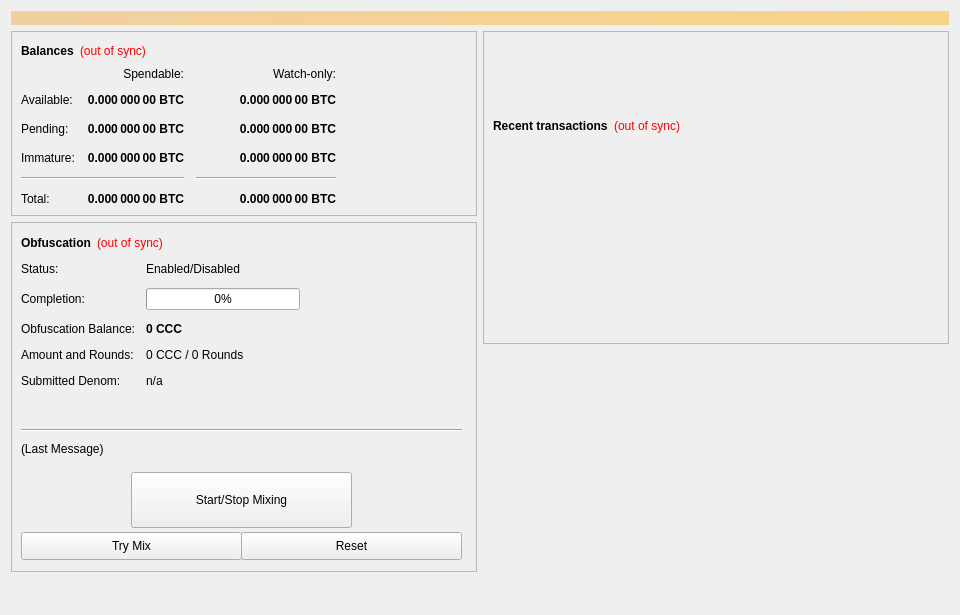
<?xml version="1.0" encoding="UTF-8"?>
<ui version="4.0">
 <class>OverviewPage</class>
 <widget class="QWidget" name="OverviewPage">
  <property name="geometry">
   <rect>
    <x>0</x>
    <y>0</y>
    <width>960</width>
    <height>615</height>
   </rect>
  </property>
  <property name="minimumSize">
   <size>
    <width>960</width>
    <height>0</height>
   </size>
  </property>
  <property name="windowTitle">
   <string>Form</string>
  </property>
  <layout class="QVBoxLayout" name="topLayout">
   <item>
    <widget class="QLabel" name="labelAlerts">
     <property name="visible">
      <bool>false</bool>
     </property>
     <property name="styleSheet">
      <string notr="true">background-color: qlineargradient(x1: 0, y1: 0, x2: 1, y2: 0, stop:0 #F0D0A0, stop:1 #F8D488); color:#000000;</string>
     </property>
     <property name="wordWrap">
      <bool>true</bool>
     </property>
     <property name="margin">
      <number>3</number>
     </property>
    </widget>
   </item>
   <item>
    <layout class="QHBoxLayout" name="horizontalLayout" stretch="1,1">
     <item>
      <layout class="QVBoxLayout" name="verticalLayout_2">
       <item>
        <widget class="QFrame" name="frame">
         <property name="frameShape">
          <enum>QFrame::StyledPanel</enum>
         </property>
         <property name="frameShadow">
          <enum>QFrame::Raised</enum>
         </property>
         <layout class="QVBoxLayout" name="verticalLayout_4">
          <item>
           <layout class="QHBoxLayout" name="horizontalLayout_4">
            <item>
             <widget class="QLabel" name="label_5">
              <property name="font">
               <font>
                <weight>75</weight>
                <bold>true</bold>
               </font>
              </property>
              <property name="text">
               <string>Balances</string>
              </property>
             </widget>
            </item>
            <item>
             <widget class="QLabel" name="labelWalletStatus">
              <property name="cursor">
               <cursorShape>WhatsThisCursor</cursorShape>
              </property>
              <property name="toolTip">
               <string>The displayed information may be out of date. Your wallet automatically synchronizes with the Concierge network after a connection is established, but this process has not completed yet.</string>
              </property>
              <property name="styleSheet">
               <string notr="true">QLabel { color: red; }</string>
              </property>
              <property name="text">
               <string notr="true">(out of sync)</string>
              </property>
              <property name="alignment">
               <set>Qt::AlignLeading|Qt::AlignLeft|Qt::AlignVCenter</set>
              </property>
             </widget>
            </item>
            <item>
             <spacer name="horizontalSpacer_3">
              <property name="orientation">
               <enum>Qt::Horizontal</enum>
              </property>
              <property name="sizeHint" stdset="0">
               <size>
                <width>40</width>
                <height>20</height>
               </size>
              </property>
             </spacer>
            </item>
           </layout>
          </item>
          <item>
           <layout class="QGridLayout" name="gridLayout">
            <property name="spacing">
             <number>12</number>
            </property>
            <item row="2" column="2">
             <widget class="QLabel" name="labelWatchPending">
              <property name="font">
               <font>
                <weight>75</weight>
                <bold>true</bold>
               </font>
              </property>
              <property name="cursor">
               <cursorShape>IBeamCursor</cursorShape>
              </property>
              <property name="toolTip">
               <string>Unconfirmed transactions to watch-only addresses</string>
              </property>
              <property name="text">
               <string notr="true">0.000 000 00 BTC</string>
              </property>
              <property name="alignment">
               <set>Qt::AlignRight|Qt::AlignTrailing|Qt::AlignVCenter</set>
              </property>
              <property name="textInteractionFlags">
               <set>Qt::LinksAccessibleByMouse|Qt::TextSelectableByKeyboard|Qt::TextSelectableByMouse</set>
              </property>
             </widget>
            </item>
            <item row="2" column="1">
             <widget class="QLabel" name="labelUnconfirmed">
              <property name="font">
               <font>
                <weight>75</weight>
                <bold>true</bold>
               </font>
              </property>
              <property name="cursor">
               <cursorShape>IBeamCursor</cursorShape>
              </property>
              <property name="toolTip">
               <string>Total of transactions that have yet to be confirmed, and do not yet count toward the spendable balance</string>
              </property>
              <property name="text">
               <string notr="true">0.000 000 00 BTC</string>
              </property>
              <property name="alignment">
               <set>Qt::AlignRight|Qt::AlignTrailing|Qt::AlignVCenter</set>
              </property>
              <property name="textInteractionFlags">
               <set>Qt::LinksAccessibleByMouse|Qt::TextSelectableByKeyboard|Qt::TextSelectableByMouse</set>
              </property>
             </widget>
            </item>
            <item row="3" column="2">
             <widget class="QLabel" name="labelWatchImmature">
              <property name="font">
               <font>
                <weight>75</weight>
                <bold>true</bold>
               </font>
              </property>
              <property name="cursor">
               <cursorShape>IBeamCursor</cursorShape>
              </property>
              <property name="toolTip">
               <string>Staked or masternode rewards in watch-only addresses that has not yet matured</string>
              </property>
              <property name="text">
               <string notr="true">0.000 000 00 BTC</string>
              </property>
              <property name="alignment">
               <set>Qt::AlignRight|Qt::AlignTrailing|Qt::AlignVCenter</set>
              </property>
              <property name="textInteractionFlags">
               <set>Qt::LinksAccessibleByMouse|Qt::TextSelectableByKeyboard|Qt::TextSelectableByMouse</set>
              </property>
             </widget>
            </item>
            <item row="4" column="0" colspan="2">
             <widget class="Line" name="lineSpendableBalance">
              <property name="orientation">
               <enum>Qt::Horizontal</enum>
              </property>
             </widget>
            </item>
            <item row="4" column="2">
             <widget class="Line" name="lineWatchBalance">
              <property name="sizePolicy">
               <sizepolicy hsizetype="Preferred" vsizetype="Fixed">
                <horstretch>0</horstretch>
                <verstretch>0</verstretch>
               </sizepolicy>
              </property>
              <property name="minimumSize">
               <size>
                <width>140</width>
                <height>0</height>
               </size>
              </property>
              <property name="orientation">
               <enum>Qt::Horizontal</enum>
              </property>
             </widget>
            </item>
            <item row="5" column="0">
             <widget class="QLabel" name="labelTotalText">
              <property name="text">
               <string>Total:</string>
              </property>
             </widget>
            </item>
            <item row="3" column="1">
             <widget class="QLabel" name="labelImmature">
              <property name="font">
               <font>
                <weight>75</weight>
                <bold>true</bold>
               </font>
              </property>
              <property name="cursor">
               <cursorShape>IBeamCursor</cursorShape>
              </property>
              <property name="toolTip">
               <string>Staked or masternode rewards that has not yet matured</string>
              </property>
              <property name="text">
               <string notr="true">0.000 000 00 BTC</string>
              </property>
              <property name="alignment">
               <set>Qt::AlignRight|Qt::AlignTrailing|Qt::AlignVCenter</set>
              </property>
              <property name="textInteractionFlags">
               <set>Qt::LinksAccessibleByMouse|Qt::TextSelectableByKeyboard|Qt::TextSelectableByMouse</set>
              </property>
             </widget>
            </item>
            <item row="2" column="3">
             <spacer name="horizontalSpacer_2">
              <property name="orientation">
               <enum>Qt::Horizontal</enum>
              </property>
              <property name="sizeHint" stdset="0">
               <size>
                <width>40</width>
                <height>20</height>
               </size>
              </property>
             </spacer>
            </item>
            <item row="3" column="0">
             <widget class="QLabel" name="labelImmatureText">
              <property name="text">
               <string>Immature:</string>
              </property>
             </widget>
            </item>
            <item row="5" column="1">
             <widget class="QLabel" name="labelTotal">
              <property name="font">
               <font>
                <weight>75</weight>
                <bold>true</bold>
               </font>
              </property>
              <property name="cursor">
               <cursorShape>IBeamCursor</cursorShape>
              </property>
              <property name="toolTip">
               <string>Your current total balance</string>
              </property>
              <property name="text">
               <string notr="true">0.000 000 00 BTC</string>
              </property>
              <property name="alignment">
               <set>Qt::AlignRight|Qt::AlignTrailing|Qt::AlignVCenter</set>
              </property>
              <property name="textInteractionFlags">
               <set>Qt::LinksAccessibleByMouse|Qt::TextSelectableByKeyboard|Qt::TextSelectableByMouse</set>
              </property>
             </widget>
            </item>
            <item row="5" column="2">
             <widget class="QLabel" name="labelWatchTotal">
              <property name="font">
               <font>
                <weight>75</weight>
                <bold>true</bold>
               </font>
              </property>
              <property name="cursor">
               <cursorShape>IBeamCursor</cursorShape>
              </property>
              <property name="toolTip">
               <string>Current total balance in watch-only addresses</string>
              </property>
              <property name="text">
               <string notr="true">0.000 000 00 BTC</string>
              </property>
              <property name="alignment">
               <set>Qt::AlignRight|Qt::AlignTrailing|Qt::AlignVCenter</set>
              </property>
              <property name="textInteractionFlags">
               <set>Qt::LinksAccessibleByMouse|Qt::TextSelectableByKeyboard|Qt::TextSelectableByMouse</set>
              </property>
             </widget>
            </item>
            <item row="0" column="2">
             <widget class="QLabel" name="labelWatchonly">
              <property name="text">
               <string>Watch-only:</string>
              </property>
              <property name="alignment">
               <set>Qt::AlignRight|Qt::AlignTrailing|Qt::AlignVCenter</set>
              </property>
             </widget>
            </item>
            <item row="1" column="0">
             <widget class="QLabel" name="labelBalanceText">
              <property name="text">
               <string>Available:</string>
              </property>
             </widget>
            </item>
            <item row="1" column="1">
             <widget class="QLabel" name="labelBalance">
              <property name="font">
               <font>
                <weight>75</weight>
                <bold>true</bold>
               </font>
              </property>
              <property name="cursor">
               <cursorShape>IBeamCursor</cursorShape>
              </property>
              <property name="toolTip">
               <string>Your current spendable balance</string>
              </property>
              <property name="text">
               <string notr="true">0.000 000 00 BTC</string>
              </property>
              <property name="alignment">
               <set>Qt::AlignRight|Qt::AlignTrailing|Qt::AlignVCenter</set>
              </property>
              <property name="textInteractionFlags">
               <set>Qt::LinksAccessibleByMouse|Qt::TextSelectableByKeyboard|Qt::TextSelectableByMouse</set>
              </property>
             </widget>
            </item>
            <item row="1" column="2">
             <widget class="QLabel" name="labelWatchAvailable">
              <property name="font">
               <font>
                <weight>75</weight>
                <bold>true</bold>
               </font>
              </property>
              <property name="cursor">
               <cursorShape>IBeamCursor</cursorShape>
              </property>
              <property name="toolTip">
               <string>Your current balance in watch-only addresses</string>
              </property>
              <property name="text">
               <string notr="true">0.000 000 00 BTC</string>
              </property>
              <property name="alignment">
               <set>Qt::AlignRight|Qt::AlignTrailing|Qt::AlignVCenter</set>
              </property>
              <property name="textInteractionFlags">
               <set>Qt::LinksAccessibleByMouse|Qt::TextSelectableByKeyboard|Qt::TextSelectableByMouse</set>
              </property>
             </widget>
            </item>
            <item row="2" column="0">
             <widget class="QLabel" name="labelPendingText">
              <property name="text">
               <string>Pending:</string>
              </property>
             </widget>
            </item>
            <item row="0" column="1">
             <widget class="QLabel" name="labelSpendable">
              <property name="text">
               <string>Spendable:</string>
              </property>
              <property name="alignment">
               <set>Qt::AlignRight|Qt::AlignTrailing|Qt::AlignVCenter</set>
              </property>
             </widget>
            </item>
           </layout>
          </item>
         </layout>
        </widget>
       </item>
       <item>
        <widget class="QFrame" name="frameObfuscation">
         <property name="minimumSize">
          <size>
           <width>0</width>
           <height>350</height>
          </size>
         </property>
         <property name="layoutDirection">
          <enum>Qt::LeftToRight</enum>
         </property>
         <property name="frameShape">
          <enum>QFrame::StyledPanel</enum>
         </property>
         <property name="frameShadow">
          <enum>QFrame::Raised</enum>
         </property>
         <widget class="QWidget" name="formLayoutWidget">
          <property name="geometry">
           <rect>
            <x>10</x>
            <y>40</y>
            <width>451</width>
            <height>161</height>
           </rect>
          </property>
          <layout class="QFormLayout" name="formLayout">
           <property name="fieldGrowthPolicy">
            <enum>QFormLayout::AllNonFixedFieldsGrow</enum>
           </property>
           <property name="horizontalSpacing">
            <number>11</number>
           </property>
           <property name="verticalSpacing">
            <number>12</number>
           </property>
           <item row="0" column="0">
            <widget class="QLabel" name="label_6">
             <property name="text">
              <string>Status:</string>
             </property>
            </widget>
           </item>
           <item row="1" column="0">
            <widget class="QLabel" name="label_7">
             <property name="text">
              <string>Completion:</string>
             </property>
            </widget>
           </item>
           <item row="1" column="1">
            <widget class="QProgressBar" name="obfuscationProgress">
             <property name="maximumSize">
              <size>
               <width>154</width>
               <height>16777215</height>
              </size>
             </property>
             <property name="value">
              <number>0</number>
             </property>
            </widget>
           </item>
           <item row="2" column="0">
            <widget class="QLabel" name="labelAnonymizedText">
             <property name="text">
              <string>Obfuscation Balance:</string>
             </property>
            </widget>
           </item>
           <item row="2" column="1">
            <widget class="QLabel" name="labelAnonymized">
             <property name="font">
              <font>
               <weight>75</weight>
               <bold>true</bold>
              </font>
             </property>
             <property name="text">
              <string notr="true">0 CCC</string>
             </property>
            </widget>
           </item>
           <item row="3" column="0">
            <widget class="QLabel" name="label_8">
             <property name="text">
              <string>Amount and Rounds:</string>
             </property>
            </widget>
           </item>
           <item row="3" column="1">
            <widget class="QLabel" name="labelAmountRounds">
             <property name="text">
              <string>0 CCC / 0 Rounds</string>
             </property>
            </widget>
           </item>
           <item row="4" column="0">
            <widget class="QLabel" name="label_9">
             <property name="text">
              <string>Submitted Denom:</string>
             </property>
            </widget>
           </item>
           <item row="4" column="1">
            <widget class="QLabel" name="labelSubmittedDenom">
             <property name="toolTip">
              <string>The denominations you submitted to the Masternode.&lt;br&gt;To mix, other users must submit the exact same denominations.</string>
             </property>
             <property name="text">
              <string>n/a</string>
             </property>
            </widget>
           </item>
           <item row="0" column="1">
            <widget class="QLabel" name="obfuscationEnabled">
             <property name="text">
              <string>Enabled/Disabled</string>
             </property>
            </widget>
           </item>
          </layout>
         </widget>
         <widget class="QPushButton" name="runAutoDenom">
          <property name="geometry">
           <rect>
            <x>251</x>
            <y>17</y>
            <width>1</width>
            <height>1</height>
           </rect>
          </property>
          <property name="palette">
           <palette>
            <active>
             <colorrole role="WindowText">
              <brush brushstyle="SolidPattern">
               <color alpha="255">
                <red>0</red>
                <green>0</green>
                <blue>0</blue>
               </color>
              </brush>
             </colorrole>
             <colorrole role="Button">
              <brush brushstyle="SolidPattern">
               <color alpha="255">
                <red>239</red>
                <green>238</green>
                <blue>238</blue>
               </color>
              </brush>
             </colorrole>
             <colorrole role="Light">
              <brush brushstyle="SolidPattern">
               <color alpha="255">
                <red>255</red>
                <green>255</green>
                <blue>255</blue>
               </color>
              </brush>
             </colorrole>
             <colorrole role="Midlight">
              <brush brushstyle="SolidPattern">
               <color alpha="255">
                <red>247</red>
                <green>246</green>
                <blue>246</blue>
               </color>
              </brush>
             </colorrole>
             <colorrole role="Dark">
              <brush brushstyle="SolidPattern">
               <color alpha="255">
                <red>119</red>
                <green>119</green>
                <blue>119</blue>
               </color>
              </brush>
             </colorrole>
             <colorrole role="Mid">
              <brush brushstyle="SolidPattern">
               <color alpha="255">
                <red>159</red>
                <green>159</green>
                <blue>159</blue>
               </color>
              </brush>
             </colorrole>
             <colorrole role="Text">
              <brush brushstyle="SolidPattern">
               <color alpha="255">
                <red>0</red>
                <green>0</green>
                <blue>0</blue>
               </color>
              </brush>
             </colorrole>
             <colorrole role="BrightText">
              <brush brushstyle="SolidPattern">
               <color alpha="255">
                <red>255</red>
                <green>255</green>
                <blue>255</blue>
               </color>
              </brush>
             </colorrole>
             <colorrole role="ButtonText">
              <brush brushstyle="SolidPattern">
               <color alpha="255">
                <red>0</red>
                <green>0</green>
                <blue>0</blue>
               </color>
              </brush>
             </colorrole>
             <colorrole role="Base">
              <brush brushstyle="SolidPattern">
               <color alpha="255">
                <red>255</red>
                <green>255</green>
                <blue>255</blue>
               </color>
              </brush>
             </colorrole>
             <colorrole role="Window">
              <brush brushstyle="SolidPattern">
               <color alpha="255">
                <red>239</red>
                <green>238</green>
                <blue>238</blue>
               </color>
              </brush>
             </colorrole>
             <colorrole role="Shadow">
              <brush brushstyle="SolidPattern">
               <color alpha="255">
                <red>0</red>
                <green>0</green>
                <blue>0</blue>
               </color>
              </brush>
             </colorrole>
             <colorrole role="AlternateBase">
              <brush brushstyle="SolidPattern">
               <color alpha="255">
                <red>247</red>
                <green>246</green>
                <blue>246</blue>
               </color>
              </brush>
             </colorrole>
             <colorrole role="ToolTipBase">
              <brush brushstyle="SolidPattern">
               <color alpha="255">
                <red>255</red>
                <green>255</green>
                <blue>220</blue>
               </color>
              </brush>
             </colorrole>
             <colorrole role="ToolTipText">
              <brush brushstyle="SolidPattern">
               <color alpha="255">
                <red>0</red>
                <green>0</green>
                <blue>0</blue>
               </color>
              </brush>
             </colorrole>
            </active>
            <inactive>
             <colorrole role="WindowText">
              <brush brushstyle="SolidPattern">
               <color alpha="255">
                <red>0</red>
                <green>0</green>
                <blue>0</blue>
               </color>
              </brush>
             </colorrole>
             <colorrole role="Button">
              <brush brushstyle="SolidPattern">
               <color alpha="255">
                <red>239</red>
                <green>238</green>
                <blue>238</blue>
               </color>
              </brush>
             </colorrole>
             <colorrole role="Light">
              <brush brushstyle="SolidPattern">
               <color alpha="255">
                <red>255</red>
                <green>255</green>
                <blue>255</blue>
               </color>
              </brush>
             </colorrole>
             <colorrole role="Midlight">
              <brush brushstyle="SolidPattern">
               <color alpha="255">
                <red>247</red>
                <green>246</green>
                <blue>246</blue>
               </color>
              </brush>
             </colorrole>
             <colorrole role="Dark">
              <brush brushstyle="SolidPattern">
               <color alpha="255">
                <red>119</red>
                <green>119</green>
                <blue>119</blue>
               </color>
              </brush>
             </colorrole>
             <colorrole role="Mid">
              <brush brushstyle="SolidPattern">
               <color alpha="255">
                <red>159</red>
                <green>159</green>
                <blue>159</blue>
               </color>
              </brush>
             </colorrole>
             <colorrole role="Text">
              <brush brushstyle="SolidPattern">
               <color alpha="255">
                <red>0</red>
                <green>0</green>
                <blue>0</blue>
               </color>
              </brush>
             </colorrole>
             <colorrole role="BrightText">
              <brush brushstyle="SolidPattern">
               <color alpha="255">
                <red>255</red>
                <green>255</green>
                <blue>255</blue>
               </color>
              </brush>
             </colorrole>
             <colorrole role="ButtonText">
              <brush brushstyle="SolidPattern">
               <color alpha="255">
                <red>0</red>
                <green>0</green>
                <blue>0</blue>
               </color>
              </brush>
             </colorrole>
             <colorrole role="Base">
              <brush brushstyle="SolidPattern">
               <color alpha="255">
                <red>255</red>
                <green>255</green>
                <blue>255</blue>
               </color>
              </brush>
             </colorrole>
             <colorrole role="Window">
              <brush brushstyle="SolidPattern">
               <color alpha="255">
                <red>239</red>
                <green>238</green>
                <blue>238</blue>
               </color>
              </brush>
             </colorrole>
             <colorrole role="Shadow">
              <brush brushstyle="SolidPattern">
               <color alpha="255">
                <red>0</red>
                <green>0</green>
                <blue>0</blue>
               </color>
              </brush>
             </colorrole>
             <colorrole role="AlternateBase">
              <brush brushstyle="SolidPattern">
               <color alpha="255">
                <red>247</red>
                <green>246</green>
                <blue>246</blue>
               </color>
              </brush>
             </colorrole>
             <colorrole role="ToolTipBase">
              <brush brushstyle="SolidPattern">
               <color alpha="255">
                <red>255</red>
                <green>255</green>
                <blue>220</blue>
               </color>
              </brush>
             </colorrole>
             <colorrole role="ToolTipText">
              <brush brushstyle="SolidPattern">
               <color alpha="255">
                <red>0</red>
                <green>0</green>
                <blue>0</blue>
               </color>
              </brush>
             </colorrole>
            </inactive>
            <disabled>
             <colorrole role="WindowText">
              <brush brushstyle="SolidPattern">
               <color alpha="255">
                <red>119</red>
                <green>119</green>
                <blue>119</blue>
               </color>
              </brush>
             </colorrole>
             <colorrole role="Button">
              <brush brushstyle="SolidPattern">
               <color alpha="255">
                <red>239</red>
                <green>238</green>
                <blue>238</blue>
               </color>
              </brush>
             </colorrole>
             <colorrole role="Light">
              <brush brushstyle="SolidPattern">
               <color alpha="255">
                <red>255</red>
                <green>255</green>
                <blue>255</blue>
               </color>
              </brush>
             </colorrole>
             <colorrole role="Midlight">
              <brush brushstyle="SolidPattern">
               <color alpha="255">
                <red>247</red>
                <green>246</green>
                <blue>246</blue>
               </color>
              </brush>
             </colorrole>
             <colorrole role="Dark">
              <brush brushstyle="SolidPattern">
               <color alpha="255">
                <red>119</red>
                <green>119</green>
                <blue>119</blue>
               </color>
              </brush>
             </colorrole>
             <colorrole role="Mid">
              <brush brushstyle="SolidPattern">
               <color alpha="255">
                <red>159</red>
                <green>159</green>
                <blue>159</blue>
               </color>
              </brush>
             </colorrole>
             <colorrole role="Text">
              <brush brushstyle="SolidPattern">
               <color alpha="255">
                <red>119</red>
                <green>119</green>
                <blue>119</blue>
               </color>
              </brush>
             </colorrole>
             <colorrole role="BrightText">
              <brush brushstyle="SolidPattern">
               <color alpha="255">
                <red>255</red>
                <green>255</green>
                <blue>255</blue>
               </color>
              </brush>
             </colorrole>
             <colorrole role="ButtonText">
              <brush brushstyle="SolidPattern">
               <color alpha="255">
                <red>119</red>
                <green>119</green>
                <blue>119</blue>
               </color>
              </brush>
             </colorrole>
             <colorrole role="Base">
              <brush brushstyle="SolidPattern">
               <color alpha="255">
                <red>239</red>
                <green>238</green>
                <blue>238</blue>
               </color>
              </brush>
             </colorrole>
             <colorrole role="Window">
              <brush brushstyle="SolidPattern">
               <color alpha="255">
                <red>239</red>
                <green>238</green>
                <blue>238</blue>
               </color>
              </brush>
             </colorrole>
             <colorrole role="Shadow">
              <brush brushstyle="SolidPattern">
               <color alpha="255">
                <red>0</red>
                <green>0</green>
                <blue>0</blue>
               </color>
              </brush>
             </colorrole>
             <colorrole role="AlternateBase">
              <brush brushstyle="SolidPattern">
               <color alpha="255">
                <red>239</red>
                <green>238</green>
                <blue>238</blue>
               </color>
              </brush>
             </colorrole>
             <colorrole role="ToolTipBase">
              <brush brushstyle="SolidPattern">
               <color alpha="255">
                <red>255</red>
                <green>255</green>
                <blue>220</blue>
               </color>
              </brush>
             </colorrole>
             <colorrole role="ToolTipText">
              <brush brushstyle="SolidPattern">
               <color alpha="255">
                <red>0</red>
                <green>0</green>
                <blue>0</blue>
               </color>
              </brush>
             </colorrole>
            </disabled>
           </palette>
          </property>
          <property name="focusPolicy">
           <enum>Qt::NoFocus</enum>
          </property>
          <property name="autoFillBackground">
           <bool>true</bool>
          </property>
          <property name="text">
           <string/>
          </property>
          <property name="flat">
           <bool>true</bool>
          </property>
         </widget>
         <widget class="QPushButton" name="toggleObfuscation">
          <property name="geometry">
           <rect>
            <x>120</x>
            <y>250</y>
            <width>221</width>
            <height>56</height>
           </rect>
          </property>
          <property name="sizePolicy">
           <sizepolicy hsizetype="MinimumExpanding" vsizetype="Fixed">
            <horstretch>0</horstretch>
            <verstretch>0</verstretch>
           </sizepolicy>
          </property>
          <property name="text">
           <string>Start/Stop Mixing</string>
          </property>
         </widget>
         <widget class="Line" name="lineLastMessage">
          <property name="geometry">
           <rect>
            <x>10</x>
            <y>200</y>
            <width>441</width>
            <height>16</height>
           </rect>
          </property>
          <property name="orientation">
           <enum>Qt::Horizontal</enum>
          </property>
         </widget>
         <widget class="QLabel" name="obfuscationStatus">
          <property name="geometry">
           <rect>
            <x>10</x>
            <y>220</y>
            <width>451</width>
            <height>61</height>
           </rect>
          </property>
          <property name="minimumSize">
           <size>
            <width>288</width>
            <height>43</height>
           </size>
          </property>
          <property name="text">
           <string>(Last Message)</string>
          </property>
          <property name="alignment">
           <set>Qt::AlignLeading|Qt::AlignLeft|Qt::AlignTop</set>
          </property>
          <property name="wordWrap">
           <bool>true</bool>
          </property>
         </widget>
         <widget class="QPushButton" name="obfuscationAuto">
          <property name="geometry">
           <rect>
            <x>10</x>
            <y>310</y>
            <width>221</width>
            <height>28</height>
           </rect>
          </property>
          <property name="sizePolicy">
           <sizepolicy hsizetype="MinimumExpanding" vsizetype="Fixed">
            <horstretch>0</horstretch>
            <verstretch>0</verstretch>
           </sizepolicy>
          </property>
          <property name="toolTip">
           <string>Try to manually submit a Obfuscation request.</string>
          </property>
          <property name="text">
           <string>Try Mix</string>
          </property>
         </widget>
         <widget class="QPushButton" name="obfuscationReset">
          <property name="geometry">
           <rect>
            <x>230</x>
            <y>310</y>
            <width>221</width>
            <height>28</height>
           </rect>
          </property>
          <property name="sizePolicy">
           <sizepolicy hsizetype="MinimumExpanding" vsizetype="Fixed">
            <horstretch>0</horstretch>
            <verstretch>0</verstretch>
           </sizepolicy>
          </property>
          <property name="toolTip">
           <string>Reset the current status of Obfuscation (can interrupt Obfuscation if it's in the process of Mixing, which can cost you money!)</string>
          </property>
          <property name="autoFillBackground">
           <bool>false</bool>
          </property>
          <property name="text">
           <string>Reset</string>
          </property>
         </widget>
         <widget class="QWidget" name="layoutWidget">
          <property name="geometry">
           <rect>
            <x>10</x>
            <y>10</y>
            <width>431</width>
            <height>22</height>
           </rect>
          </property>
          <layout class="QHBoxLayout" name="horizontalLayout_5">
           <item>
            <widget class="QLabel" name="label_2">
             <property name="font">
              <font>
               <weight>75</weight>
               <bold>true</bold>
              </font>
             </property>
             <property name="text">
              <string>Obfuscation</string>
             </property>
            </widget>
           </item>
           <item>
            <widget class="QLabel" name="labelObfuscationSyncStatus">
             <property name="toolTip">
              <string>The displayed information may be out of date. Your wallet automatically synchronizes with the Concierge network after a connection is established, but this process has not completed yet.</string>
             </property>
             <property name="styleSheet">
              <string notr="true">QLabel { color: red; }</string>
             </property>
             <property name="text">
              <string notr="true">(out of sync)</string>
             </property>
             <property name="alignment">
              <set>Qt::AlignLeading|Qt::AlignLeft|Qt::AlignVCenter</set>
             </property>
            </widget>
           </item>
           <item>
            <spacer name="horizontalSpacer_4">
             <property name="orientation">
              <enum>Qt::Horizontal</enum>
             </property>
             <property name="sizeHint" stdset="0">
              <size>
               <width>40</width>
               <height>20</height>
              </size>
             </property>
            </spacer>
           </item>
          </layout>
         </widget>
        </widget>
       </item>
       <item>
        <spacer name="verticalSpacer">
         <property name="orientation">
          <enum>Qt::Vertical</enum>
         </property>
         <property name="sizeHint" stdset="0">
          <size>
           <width>20</width>
           <height>40</height>
          </size>
         </property>
        </spacer>
       </item>
      </layout>
     </item>
     <item>
      <layout class="QVBoxLayout" name="verticalLayout_3">
       <item>
        <widget class="QFrame" name="frame_2">
         <property name="frameShape">
          <enum>QFrame::StyledPanel</enum>
         </property>
         <property name="frameShadow">
          <enum>QFrame::Raised</enum>
         </property>
         <layout class="QVBoxLayout" name="verticalLayout">
          <item>
           <spacer name="verticalSpacer_3">
            <property name="orientation">
             <enum>Qt::Vertical</enum>
            </property>
            <property name="sizeType">
             <enum>QSizePolicy::Fixed</enum>
            </property>
            <property name="sizeHint" stdset="0">
             <size>
              <width>20</width>
              <height>75</height>
             </size>
            </property>
           </spacer>
          </item>
          <item>
           <layout class="QHBoxLayout" name="horizontalLayout_2">
            <item>
             <widget class="QLabel" name="label_4">
              <property name="font">
               <font>
                <weight>75</weight>
                <bold>true</bold>
               </font>
              </property>
              <property name="text">
               <string>Recent transactions</string>
              </property>
             </widget>
            </item>
            <item>
             <widget class="QLabel" name="labelTransactionsStatus">
              <property name="cursor">
               <cursorShape>WhatsThisCursor</cursorShape>
              </property>
              <property name="toolTip">
               <string>The displayed information may be out of date. Your wallet automatically synchronizes with the Concierge network after a connection is established, but this process has not completed yet.</string>
              </property>
              <property name="styleSheet">
               <string notr="true">QLabel { color: red; }</string>
              </property>
              <property name="text">
               <string notr="true">(out of sync)</string>
              </property>
              <property name="alignment">
               <set>Qt::AlignRight|Qt::AlignTrailing|Qt::AlignVCenter</set>
              </property>
             </widget>
            </item>
            <item>
             <spacer name="horizontalSpacer">
              <property name="orientation">
               <enum>Qt::Horizontal</enum>
              </property>
              <property name="sizeHint" stdset="0">
               <size>
                <width>40</width>
                <height>20</height>
               </size>
              </property>
             </spacer>
            </item>
           </layout>
          </item>
          <item>
           <widget class="QListView" name="listTransactions">
            <property name="styleSheet">
             <string notr="true">QListView { background: transparent; }</string>
            </property>
            <property name="frameShape">
             <enum>QFrame::NoFrame</enum>
            </property>
            <property name="verticalScrollBarPolicy">
             <enum>Qt::ScrollBarAlwaysOff</enum>
            </property>
            <property name="horizontalScrollBarPolicy">
             <enum>Qt::ScrollBarAlwaysOff</enum>
            </property>
            <property name="selectionMode">
             <enum>QAbstractItemView::NoSelection</enum>
            </property>
           </widget>
          </item>
         </layout>
        </widget>
       </item>
       <item>
        <spacer name="verticalSpacer_2">
         <property name="orientation">
          <enum>Qt::Vertical</enum>
         </property>
         <property name="sizeType">
          <enum>QSizePolicy::Expanding</enum>
         </property>
         <property name="sizeHint" stdset="0">
          <size>
           <width>20</width>
           <height>40</height>
          </size>
         </property>
        </spacer>
       </item>
      </layout>
     </item>
    </layout>
   </item>
  </layout>
 </widget>
 <resources/>
 <connections/>
</ui>
